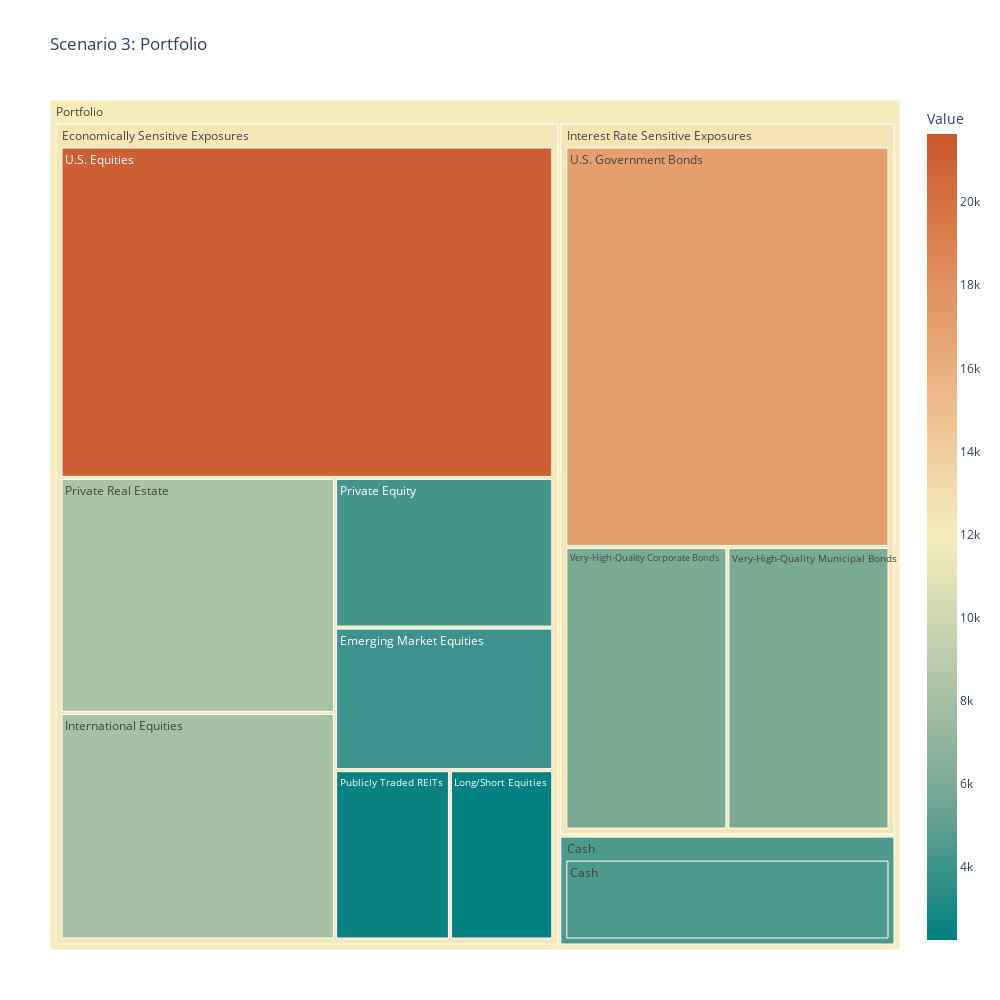

This figure's notebook cell:
### Code cell
fig = px.treemap(sum_df, path=[px.Constant('Portfolio'),'Class','Sub_Class'], values='Value',
                  color='Value', hover_data=['Sub_Class'],
                  color_continuous_scale='geyser',
                  color_continuous_midpoint=np.average(sum_df['Value'], weights=sum_df['Value']))

fig.update_layout( width = 1000, height = 1000,margin = dict(t=100, l=50, r=50, b=50))
fig.update_layout(
    title_text='Scenario 3: Portfolio'
)
fig.show()
#fig.show(renderer='svg')

### Figure 1 — Plotly figure (JSON) as saved in the notebook; plotly's stock layout.template omitted (floating-point values rounded to 4 significant figures)
{"data": [{"branchvalues": "total", "customdata": [["Cash", 4469], ["Emerging Market Equities ", 4000], ["International Equities ", 8000], ["Long/Short Equities ", 2250], ["Private Equity ", 4200], ["Private Real Estate", 8300], ["Publicly Traded REITs ", 2500], ["U.S. Equities ", 21000], ["U.S. Government Bonds ", 17000], ["Very-High-Quality Corporate Bonds ", 6000], ["Very-High-Quality Municipal Bonds", 6000], ["Cash", 4469], ["(?)", 12320.0], ["(?)", 12450.0], ["(?)", 11940.0]], "domain": {"x": [0, 1], "y": [0, 1]}, "hovertemplate": "labels=%{label}<br>Value_sum=%{value}<br>parent=%{parent}<br>id=%{id}<br>Sub_Class=%{customdata[0]}<br>Value=%{color}<extra></extra>", "ids": ["Portfolio/Cash/Cash", "Portfolio/Economically Sensitive Exposures/Emerging Market Equities ", "Portfolio/Economically Sensitive Exposures/International Equities ", "Portfolio/Economically Sensitive Exposures/Long/Short Equities ", "Portfolio/Economically Sensitive Exposures/Private Equity ", "Portfolio/Economically Sensitive Exposures/Private Real Estate", "Portfolio/Economically Sensitive Exposures/Publicly Traded REITs ", "Portfolio/Economically Sensitive Exposures/U.S. Equities ", "Portfolio/Interest Rate Sensitive Exposures/U.S. Government Bonds ", "Portfolio/Interest Rate Sensitive Exposures/Very-High-Quality Corporate Bonds ", "Portfolio/Interest Rate Sensitive Exposures/Very-High-Quality Municipal Bonds", "Portfolio/Cash", "Portfolio/Economically Sensitive Exposures", "Portfolio/Interest Rate Sensitive Exposures", "Portfolio"], "labels": ["Cash", "Emerging Market Equities ", "International Equities ", "Long/Short Equities ", "Private Equity ", "Private Real Estate", "Publicly Traded REITs ", "U.S. Equities ", "U.S. Government Bonds ", "Very-High-Quality Corporate Bonds ", "Very-High-Quality Municipal Bonds", "Cash", "Economically Sensitive Exposures", "Interest Rate Sensitive Exposures", "Portfolio"], "marker": {"coloraxis": "coloraxis", "colors": [4469, 4000, 8000, 2250, 4200, 8300, 2500, 21000, 17000, 6000, 6000, 4469, 12320.0, 12450.0, 11940.0]}, "name": "", "parents": ["Portfolio/Cash", "Portfolio/Economically Sensitive Exposures", "Portfolio/Economically Sensitive Exposures", "Portfolio/Economically Sensitive Exposures", "Portfolio/Economically Sensitive Exposures", "Portfolio/Economically Sensitive Exposures", "Portfolio/Economically Sensitive Exposures", "Portfolio/Economically Sensitive Exposures", "Portfolio/Interest Rate Sensitive Exposures", "Portfolio/Interest Rate Sensitive Exposures", "Portfolio/Interest Rate Sensitive Exposures", "Portfolio", "Portfolio", "Portfolio", ""], "type": "treemap", "values": [4469, 4000, 8000, 2250, 4200, 8300, 2500, 21000, 17000, 6000, 6000, 4469, 50250, 29000, 83719]}], "layout": {"coloraxis": {"cmid": 11940.0, "colorbar": {"title": {"text": "Value"}}, "colorscale": [[0, "rgb(0, 128, 128)"], [0.1667, "rgb(112, 164, 148)"], [0.3333, "rgb(180, 200, 168)"], [0.5, "rgb(246, 237, 189)"], [0.6667, "rgb(237, 187, 138)"], [0.8333, "rgb(222, 138, 90)"], [1, "rgb(202, 86, 44)"]]}, "height": 1000, "legend": {"tracegroupgap": 0}, "margin": {"b": 50, "l": 50, "r": 50, "t": 100}, "title": {"text": "Scenario 3: Portfolio"}, "width": 1000}}
